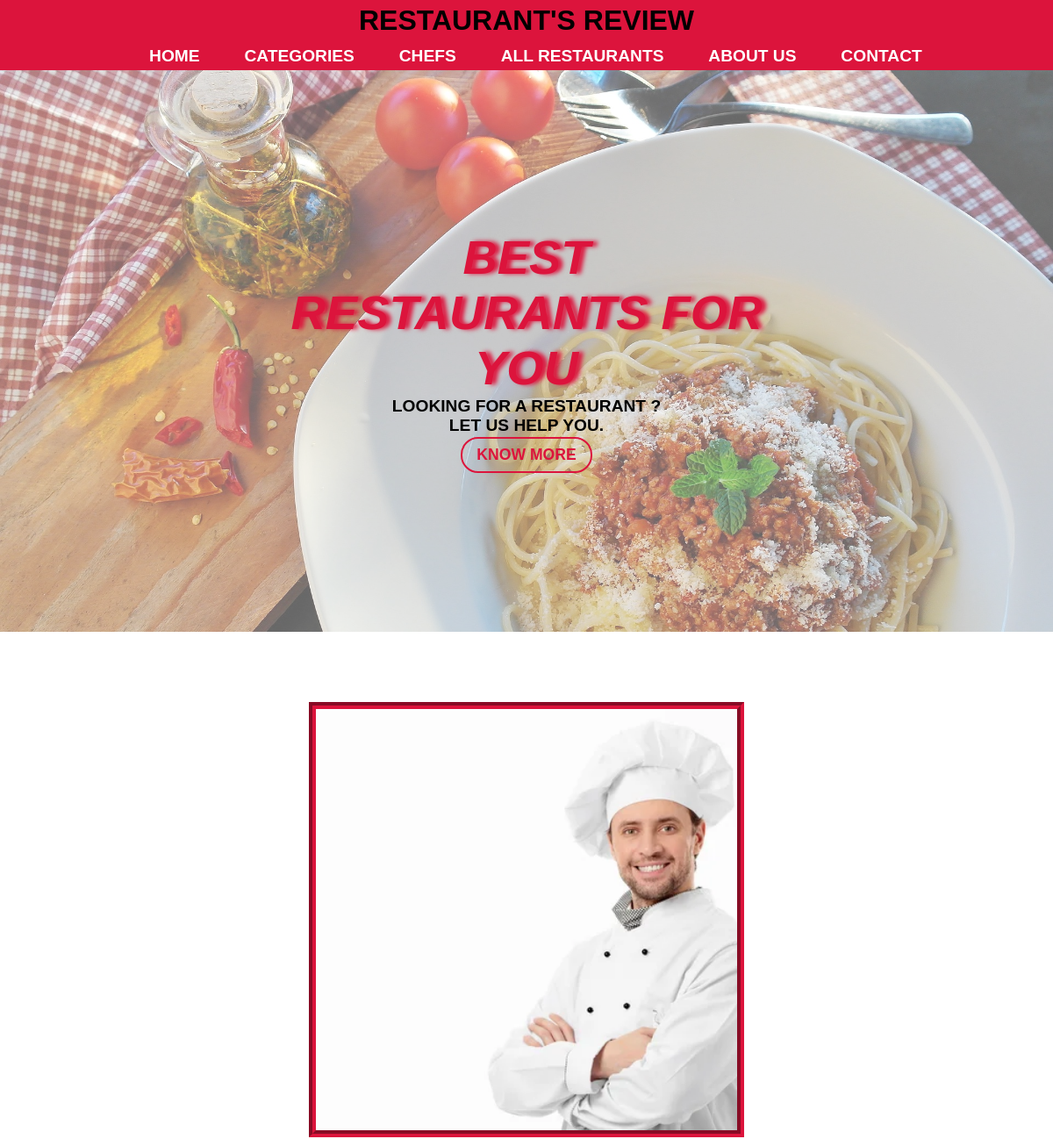
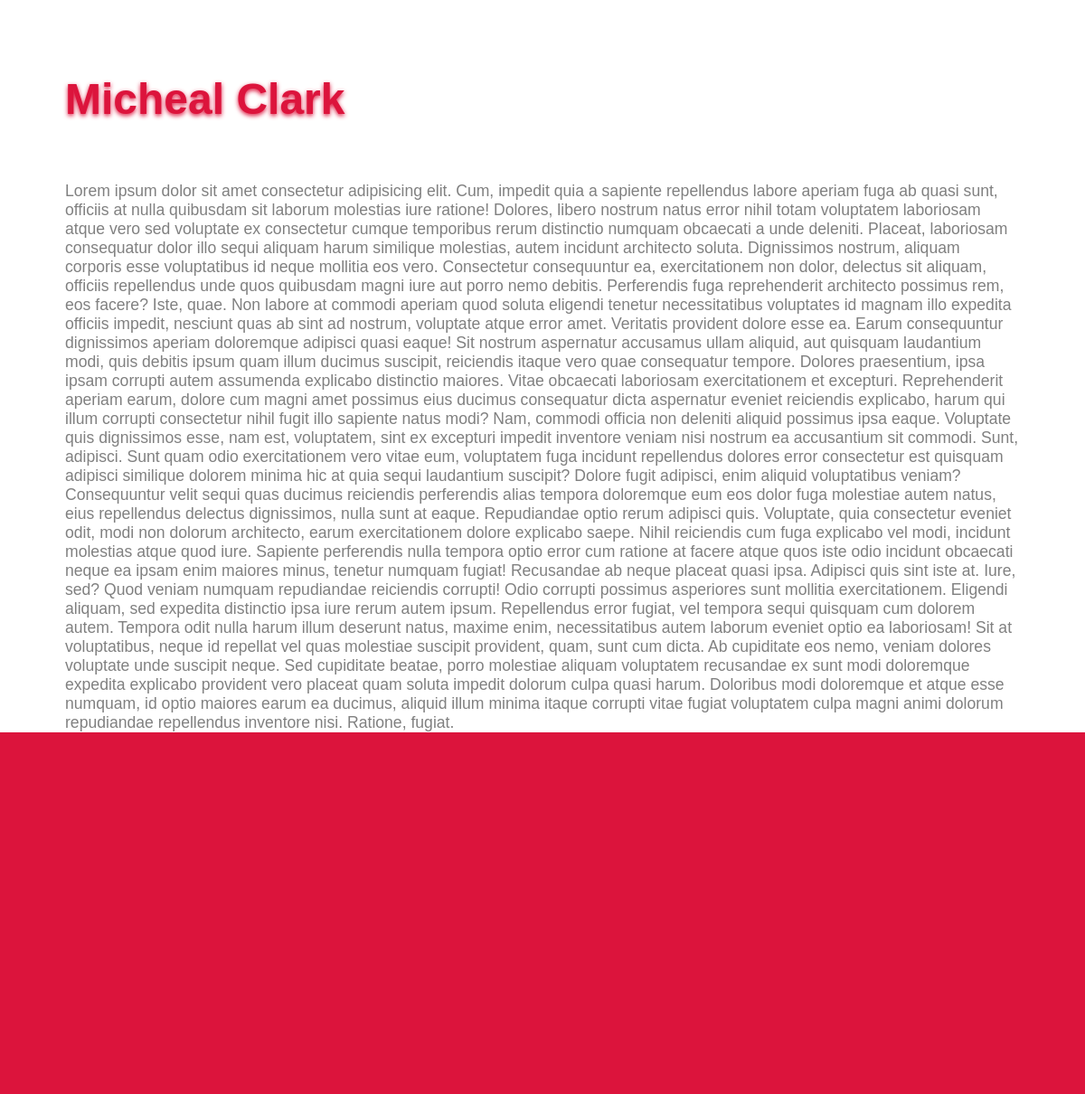
/chef/?chef_id=1, run on the app's committed database (2 pictures, top to bottom).
### Src_App/models.py (models this page shows, shortened)
class Chef(models.Model):
    chef_name = models.CharField(max_length=50 ,)
    chef_desc = models.TextField()
    chef_ranking = models.CharField(max_length=30 , choices=(('1' , '1' ),('2', '2'),('3','3'),('4','4'),('5','5')) , default='1')
    related_restaurant = models.ForeignKey(Restaurant , on_delete=models.DO_NOTHING)
    chef_img = models.ImageField(upload_to='' , default='')

### Src_App/views.py (the view)
# urls.py: path('chef/' , views.Chef , name='chef_page'),
def Chef(request):
    if request.method == 'GET':
        chef_id = request.GET.get('chef_id')
    chef_id = int(chef_id)
    chef_instance = models.Chef.objects.get(id=chef_id)
    data = {
        'chef' : chef_instance
    }
    return render(request , 'chef.html' , data)

### templates/chef.html (shortened to what this page needs)
{% extends 'base.html' %}
{% block content %}
{% load static %}
<link rel="stylesheet" href="../static/chef.css">
<div class="chef-container">
    <div class="chef-img-div">
        <a class="img" target="_blank" href="{{chef.chef_img.url}}"><img src="{{chef.chef_img.url}}" alt=""></a>
    </div>
    <div class="chef-about-div">
        <div class="heading-area">
            {{chef.chef_name}}
        </div>
        <div class="chef-about-text">
            {{chef.chef_desc}}
        </div>
    </div>
</div>
{% endblock %}

### style.css (style rules this page uses)
* { margin: 0; padding: 0; font-family: sans-serif; }

### templates/chef.html (style rules this page uses)
.chef-container { min-height: 100vh; display: flex; margin-top: 10vh; width: 100vw; flex-wrap: wrap; align-items: center; flex-direction: column; }
.chef-container img { width: 30rem; border: 8px groove crimson; height: 30rem; object-fit: cover; }
.chef-container .chef-about-div { width: 88%; margin-top: 5rem; min-height: 40vh; position: relative; }
.chef-about-div .heading-area { font-size: 3rem; font-weight: 700; font-family: Verdana, Geneva, Tahoma, sans-serif; color: crimson; text-shadow: 0px 2px 5px crimson; }
.chef-about-div .chef-about-text { margin-top: 4rem; font-size: 1.1rem; font-weight: 500; color: gray; font-family: sans-serif; }

### data on the page
Chef: chef_img (picture), chef_name "Micheal Clark", chef_desc "Lorem ipsum dolor sit amet consectetur adipisicing elit. Cum, impedit quia a sapiente repellendus labore aperiam fuga ab quasi sunt, officiis at nulla quibusdam sit laborum molestias iure ratione! Dolores, libero nostrum natus error nihil totam voluptatem laboriosam atque vero sed voluptate ex consectetur cumque temporibus rerum distinctio numquam obcaecati a unde deleniti. Placeat, laboriosam consequatur dolor illo sequi aliquam harum similique molestias, autem incidunt architecto soluta. Dignissimos nostrum, aliquam corporis esse voluptatibus id neque mollitia eos vero. Consectetur consequuntur ea, exercitationem non dolor, delectus sit aliquam, officiis repellendus unde quos quibusdam…"
